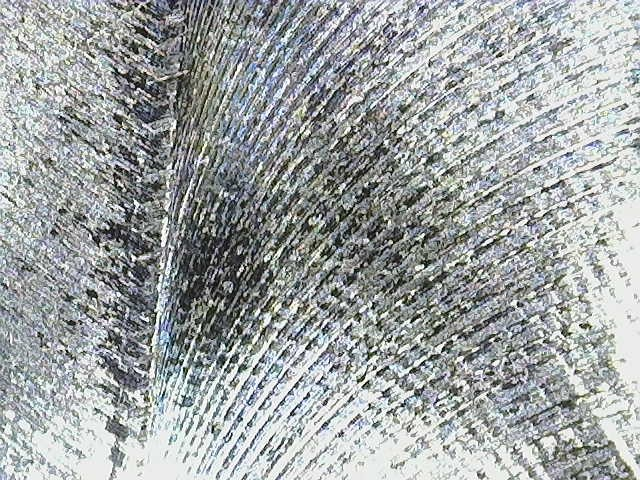
#> input picture CNC_YOLOV8_Segmodel/normal_maybe/1.jpg, 640 x 480 px, found by its file name; its folder holds 4 pictures in this run
$ jupyter execute --allow-errors '절삭품 절삭면 확인.ipynb'
#> lines starting #> are read from the running program, lines starting #| are printed output that depends on the picture
* 7월13일 절삭품 마모 확인

`-` 왜 확인을 하냐?

* 절삭품의 표면을 관찰하여 마모의 흔적을 발견하기위해서!

# import

[cell 1]
import numpy as np, cv2
import matplotlib.pylab as plt
import os

[cell 2]
# 폴더 경로
nor_folder_path = "C:/Users/31083/Documents/GitHub/Project/CNC_YOLOV8_Segmodel/normal_maybe"

image_files = os.listdir(nor_folder_path)

nor_images = []
for file_name in image_files:
    file_path = os.path.join(nor_folder_path, file_name)
    image = cv2.imread(file_path, cv2.IMREAD_COLOR)
#> image is the input picture: shape (480, 640, 3); mean B, G, R 163.5, 163.4, 158.9

    nor_images.append(image)


# 폴더 경로
wear_folder_path = "C:/Users/31083/Documents/GitHub/Project/CNC_YOLOV8_Segmodel/waer_maybe"

#> (the rest of this cell did not finish here and is left out)

`-` 처음값이 non일 경우 사용

del nor_images[0]

del wear_images[0]

# 시각화

`-` 정상

[cell 3]
plt.imshow(nor_images[0])

[cell 4]
plt.imshow(nor_images[1])

`-` 마모

#> (a cell that did not finish here is left out)

#> (a cell that did not finish here is left out)

> 별차이를 못느끼겠음

# Edge detection

`-` 정상이미지( 가우시안-> Edge detection)

#> (a cell that did not finish here is left out)

`-` 마모 이미지( 가우시안-> Edge detection)

[cell 8]
blurred = cv2.GaussianBlur(nor_images[2], (5, 5), 0)
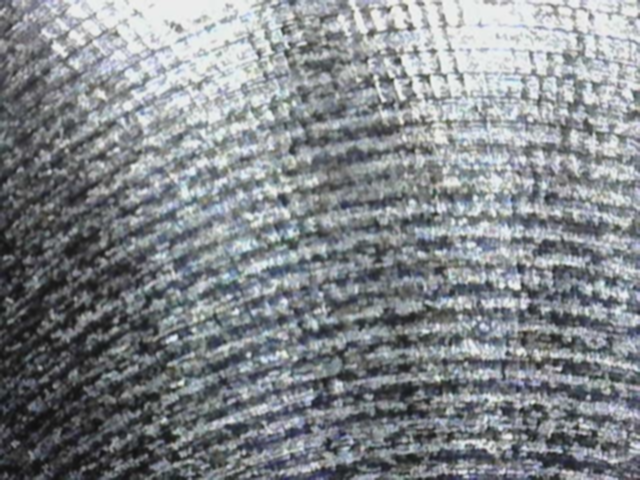
#> blurred: shape (480, 640, 3); mean of channels 0, 1, 2 140.2, 136, 131.4; drawn as B, G, R
#흑백변환


canny = cv2.Canny(255-blurred, 100,300)
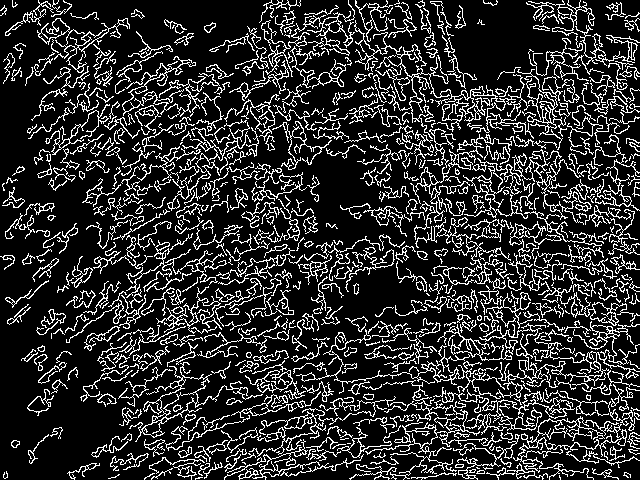
#> canny: shape (480, 640); 18.3% white in thin lines or dots

plt.imshow(canny)

plt.subplot(1,2,1)
plt.title('nor')
plt.axis('off')

plt.imshow(nor_images[2], cmap='gray')

plt.subplot(1,2,2)
plt.title('Edge Detection')
plt.axis('off')
plt.imshow(canny, cmap='gray')

plt.show()
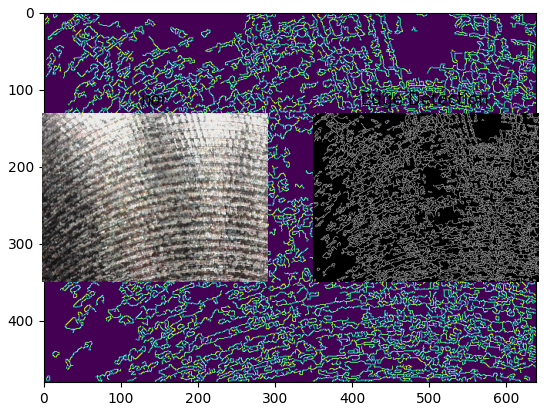
#> figure drawn by matplotlib, 3 panels; B, G, R data is drawn as R, G, B
